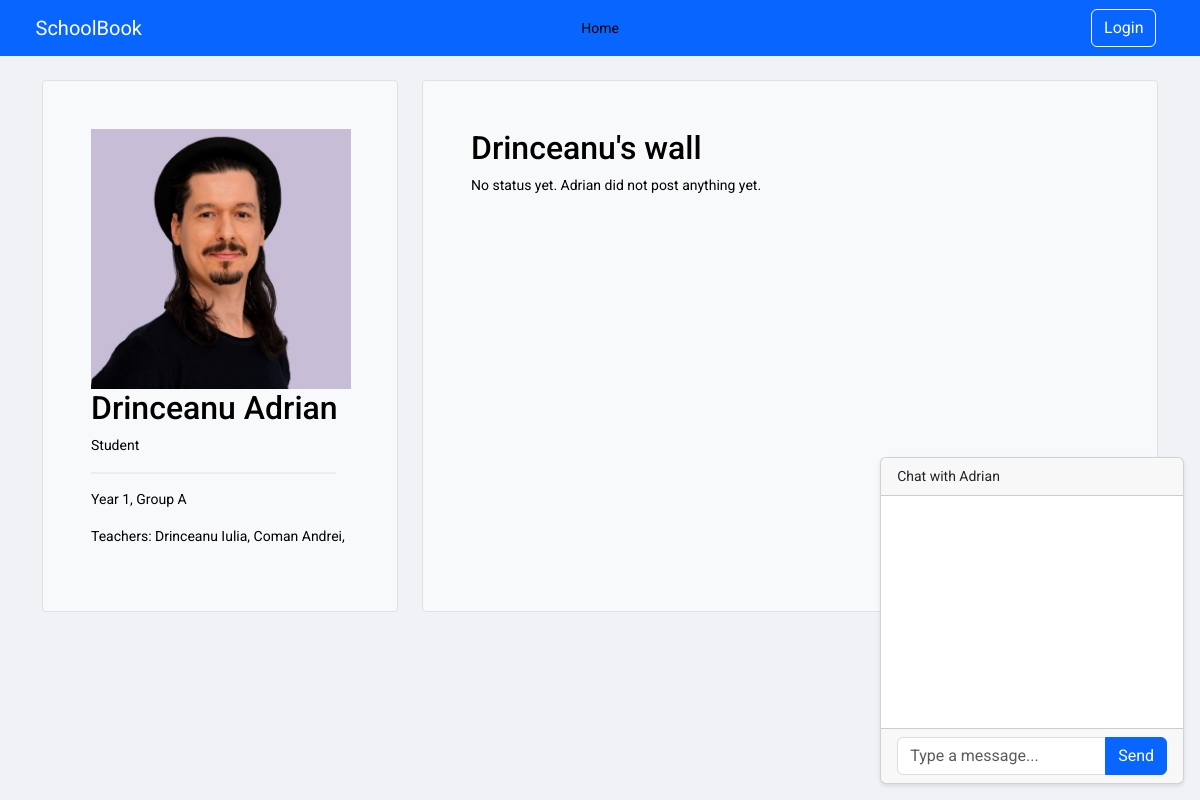
/student/student_profile/drinceanu_adrian/, run on the app's committed database.
### core/models.py (models this page shows, shortened)
class Student(models.Model):
    user = models.OneToOneField(User, on_delete=models.CASCADE, null=True)
    first_name = models.CharField(max_length=150, null=True)
    last_name = models.CharField(max_length=150, null=True)
    group = models.ForeignKey(Group, on_delete=models.SET_NULL, null=True, blank=True)
    phone = models.CharField(max_length=150,null=True)
    parents = models.ManyToManyField(Parent, related_name='children')
    teachers = models.ManyToManyField(Teacher, related_name='pupils')
    year = models.ForeignKey(Year, on_delete=models.CASCADE, related_name='students')
    year_group = models.ForeignKey(YearGroup, on_delete=models.CASCADE, related_name='students')
    subjects = models.ManyToManyField('Subject', related_name='students')
    profile_pic = models.ImageField(upload_to='static/images',null=True, blank=True)

class Year(models.Model):
    year = models.IntegerField(default=1)
    teachers = models.ManyToManyField(Teacher)
    def __str__(self) -> str:
        return f"Year {self.year}"

class YearGroup(models.Model):
    name = models.CharField(max_length=200)
    def __str__(self) -> str:
        return f"Group {self.name}"

class Teacher(models.Model):
    name = models.CharField(max_length=150)
    subjects = models.ManyToManyField('Subject', related_name='teachers')
    phone = models.CharField(max_length=150, null=True)
    group = models.ForeignKey(Group, on_delete=models.SET_NULL, null=True, blank=True)
    user = models.OneToOneField(User, on_delete=models.CASCADE, null=True)
    profile_pic = models.ImageField(upload_to='static/images' ,null=True, blank=True)

### core/views.py (the view)
# urls.py: path('student/student_profile/<str:username>/', views.student_student_profile, name='student_student_profile'),
def student_student_profile(request, username):
    student = get_object_or_404(Student,  user__username=username)
    all_students = Student.objects.all()
    year = student.year
    year_group = student.year_group
    teachers = student.teachers.all()
    statuses = StatusUpdate.objects.filter(user=student.user).order_by('-timestamp')
    my_username = request.user.username
    sorted_usernames = sorted([my_username, username])
    room_name = f'{sorted_usernames[0]}_{sorted_usernames[1]}_chatroom'
    if request.method == 'POST':
        form = StatusUpdateForm(request.POST)
        if form.is_valid():
            status = form.save(commit=False)
            status.user = request.user
            status.save()
            return redirect('student_student_profile', username=username)
    else:
        form = StatusUpdateForm()
    return render(request, 'student_profile.html', {'student': student, 'all_students': all_students, \
                                            'year': year, 'year_group': year_group, \
                                            'teachers': teachers, 'statuses': statuses, 'form': form, 'my_username': my_username, \
                                                'room_name': room_name})

### core/forms.py
class StatusUpdateForm(forms.ModelForm):
    class Meta:
        model = StatusUpdate
        fields = ['content']
        widgets = {
            'content' : forms.TextInput(attrs={
                'class': 'form-control',
            }),
        }

### core/templatetags/group_check.py (called while the page is built)
@register.filter(name="in_group")
def in_group(user, group_name):
    return user.groups.filter(name=group_name).exists()

### core/templates/student_profile.html (shortened to what this page needs)
{% extends 'base.html' %}
{% load static %}
{% block content %}
<main>
  <div class="container py-4">
    <div class="row align-items-md-stretch">
      <div class="col-md-4" style="height: auto; overflow: auto; position: sticky; top: 50px;" >
        <div class="h-100 p-5 text-bg-light rounded-1 border">
          <img style='width:260px; height:auto;' src="{{ student.profile_pic.url }}" class="card-img-top" alt="{{ student.first_name }} {{ student.last_name }}">
          <h2>{{ student.first_name }} {{ student.last_name }}</h2>
          <p>Student</p>
          <hr class="styled-hr">
          <p>{{ year }}, {{ year_group }}</p>
          <p>Teachers:
          {% for teacher in student.teachers.all %}
           {{teacher.name}},
          {% endfor %}
        </p>
        </div>
      </div>
      <div class="col-md-8">
        <div class="h-100 p-5  text-bg-light border rounded-1" >
          <h2>{{ student.first_name }}'s wall</h2>
          {% for status in statuses %}
          <div class="col ">
            <div class="card shadow-sm text-bg-light border rounded-1">
              <div class="card-body">
                <h6 class="card-text">{{ status.content }}</h6>
                <div class="d-flex justify-content-between align-items-center">
                  <small class="text-body-secondary">{{ status.timestamp }}</small>
                </div>
              </div>
            </div>
          </div>
          <br />
          {% empty %}
          <p>No status yet. {{ student.last_name }} did not post anything yet.</p>
          {% endfor %}
        </div>
      </div>
    </div>
    <div class="position-fixed bottom-0 end-0 p-3" style="z-index: 1030">
      <div class="card">
          <div class="card-header">
              Chat with {{ student.last_name }}
          </div>
          <div class="card-body">
              <div >
                  <div style="height: 200px; overflow-y: auto;" id="chat-log"></div>
              </div>
          </div>
          <div class="card-footer">
            <div class="input-group">
              <input id="chat-message-input" type="text" class="form-control" placeholder="Type a message...">
              <button id="chat-message-submit" class="btn btn-primary" type="button">Send</button>
            </div>
          </div>
      </div>
  </div>
</main>
{% endblock %}

### school_manager/static/css/sign-in.css (style rules this page uses)
html, body { height: 100%; }

### school_manager/static/css/custom.css (style rules this page uses)
.styled-hr { border: 1px solid #ccc; margin: 15px 0; width: 95% !important; background-color: #eee; text-align: right; }
body { font-size: 14px; line-height: 1.5; }
body { background-color: #f0f2f5; font-family: 'Roboto', Arial, sans-serif; }
.card { box-shadow: 0 2px 4px rgba(0, 0, 0, 0.1); }
.btn-primary { background-color: #0866ff; border-color: #0866ff; }
.form-control { border: 1px solid #dddf; box-shadow: none; color: #1c1e21 !important; background-color: #fff !important; }
hr { border-top-color: #dadde1; }

### core/templates/student_profile.html (style rules this page uses)
.form-control { color: #1c1e21 !important; }

### data on the page
Student: profile_pic (picture), first_name "Drinceanu", last_name "Adrian"
Year: year "Year 1"
YearGroup: name "Group A"
Teacher: name "Drinceanu Iulia"
Teacher: name "Coman Andrei"
